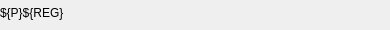
<?xml version="1.0" encoding="UTF-8"?>
<ui version="4.0">
 <class>Form</class>
 <widget class="QWidget" name="Form">
  <property name="geometry">
   <rect>
    <x>0</x>
    <y>0</y>
    <width>390</width>
    <height>30</height>
   </rect>
  </property>
  <property name="windowTitle">
   <string>Form</string>
  </property>
  <widget class="PyDMLabel" name="RegName">
   <property name="geometry">
    <rect>
     <x>0</x>
     <y>0</y>
     <width>160</width>
     <height>25</height>
    </rect>
   </property>
   <property name="toolTip">
    <string/>
   </property>
   <property name="text">
    <string>${P}${REG}</string>
   </property>
  </widget>
  <widget class="PyDMLabel" name="PVHexVal">
   <property name="geometry">
    <rect>
     <x>170</x>
     <y>0</y>
     <width>100</width>
     <height>25</height>
    </rect>
   </property>
   <property name="toolTip">
    <string/>
   </property>
   <property name="text">
    <string/>
   </property>
   <property name="precisionFromPV" stdset="0">
    <bool>false</bool>
   </property>
   <property name="alarmSensitiveBorder" stdset="0">
    <bool>false</bool>
   </property>
   <property name="channel" stdset="0">
    <string>ca://${P}${REG}</string>
   </property>
   <property name="displayFormat" stdset="0">
    <enum>PyDMLabel::Hex</enum>
   </property>
  </widget>
  <widget class="PyDMLabel" name="PVRegVal">
   <property name="geometry">
    <rect>
     <x>280</x>
     <y>0</y>
     <width>100</width>
     <height>25</height>
    </rect>
   </property>
   <property name="toolTip">
    <string/>
   </property>
   <property name="text">
    <string/>
   </property>
   <property name="channel" stdset="0">
    <string>ca://${P}${REG}</string>
   </property>
   <property name="displayFormat" stdset="0">
    <enum>PyDMLabel::Default</enum>
   </property>
  </widget>
 </widget>
 <customwidgets>
  <customwidget>
   <class>PyDMLabel</class>
   <extends>QLabel</extends>
   <header>pydm.widgets.label</header>
  </customwidget>
 </customwidgets>
 <resources/>
 <connections/>
</ui>
